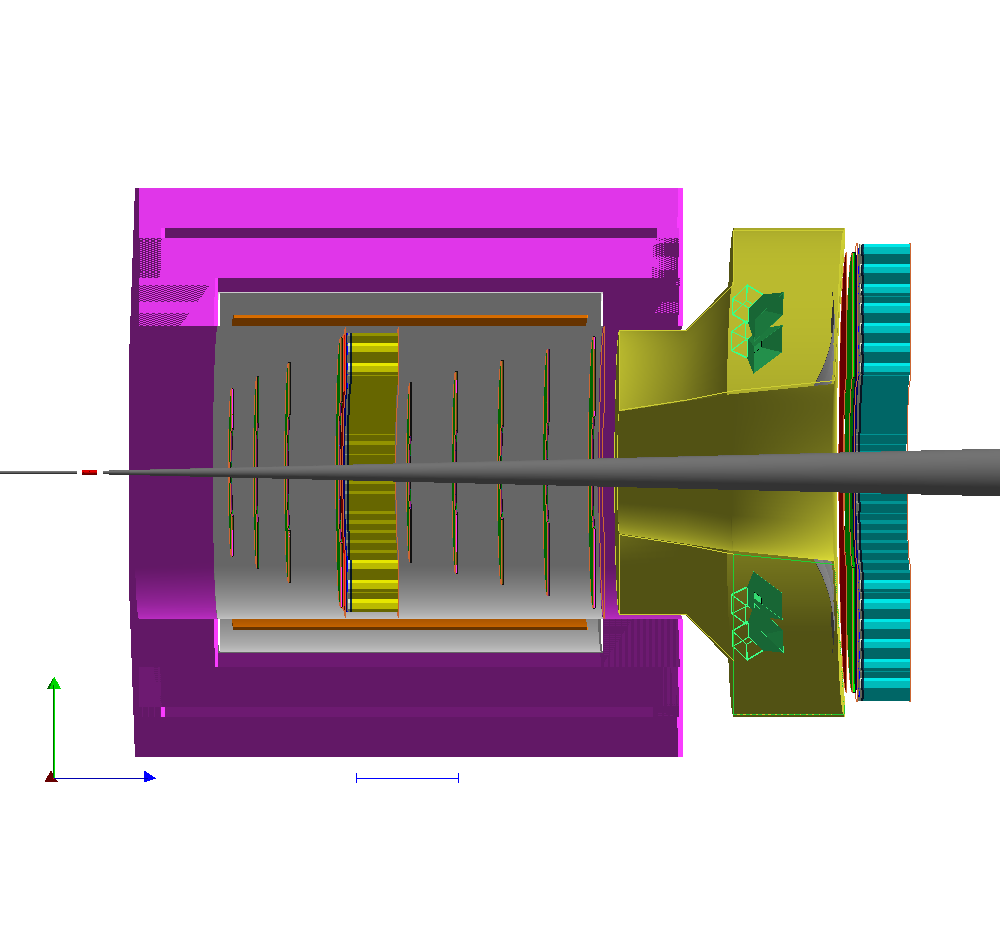
#> input picture script/solid_JPsi_LH2_lite_full.png, 1000 x 945 px
$ python solid_JPsi_LH2_lite_full_outline.py solid_JPsi_LH2_lite_full.png solid_JPsi_LH2_lite_full_outline.png
#> lines starting #> are read from the running program, lines starting #| are printed output that depends on the picture
"""Draw the lite geometry boundaries (from solid_JPsi_LH2_lite_full.md) on the gemc side view.
The pixel scale below is fitted to solid_JPsi_LH2_lite_full.png; refit it for a new picture. Needs matplotlib and PIL.
usage, in this dir: python3 solid_JPsi_LH2_lite_full_outline.py solid_JPsi_LH2_lite_full.png solid_JPsi_LH2_lite_full_outline.png"""
import sys
import matplotlib
matplotlib.use("Agg")
import matplotlib.pyplot as plt
from PIL import Image

src, out = sys.argv[1], sys.argv[2]
im = Image.open(src).convert("RGB")
#> im is the input picture: PIL image 1000x945 RGB; mean R, G, B 193.2, 178.5, 186.1
W, H = im.size
#> W = 1000; H = 945
# pixel calibration from the yoke ends (z +-266.7 cm) and cryostat outer wall (r 176.59 cm) in the picture
sz, z0px = 1.0236, 405.0   # px per cm along z, pixel column of z=0
sr, r0px = 1.019, 472.0    # px per cm along y, pixel row of the beam axis
extent = [(0 - z0px) / sz, (W - z0px) / sz, (r0px - H) / sr, r0px / sr]
#> extent = [-395.7, 581.3, -464.2, 463.2]

fig, ax = plt.subplots(figsize=(13, 12.3), dpi=100)
ax.imshow(im, extent=extent)
ax.set_xlabel("z (cm)"); ax.set_ylabel("y (cm)")
ax.set_xticks(range(-300, 600, 100)); ax.set_yticks(range(-400, 500, 100))
ax.grid(color="0.6", lw=0.4, ls=":")

# (label, z from, z to, r from, r to, color, label z, label r)
boxes = [
    ("GEM LA\nz -176 to -67\nr 43-132",      -176, -67.2,  43, 132,   "tab:red",    -330, 330),
    ("SPD LA + EC LA\nz -66 to -12\nr 78-143", -66.1, -12,  78, 142.6, "tab:orange", -175, 400),
    ("GEM FA\nz -1 to 181\nr 36-133",          -1, 180.8,  36, 133,   "tab:blue",     20, 400),
    ("cryostat\nz -189 to 189\nr 144-177",   -189, 189,   144, 176.59, "tab:green",  -330, 220),
    ("yoke (no endcap), octagon\nz -267 to 267\nr 144-279 (flat), 302 (corner)", -266.7, 266.7, 144, 278.832, "purple", 100, 330),
    ("SPD FA, MRPC\nz 428 to 436\nr 93-216",  427.65, 436.42, 93, 216,  "tab:brown",   380, -300),
    ("EC FA\nz 438 to 490\nr 89-226",          438, 490,   88.9, 226.2, "teal",        480, 330),
]
for text, za, zb, ra, rb, c, tz, tr in boxes:
    ax.add_patch(plt.Rectangle((za, ra), zb - za, rb - ra, fill=False, ec=c, lw=1.6))
    ax.annotate(text, xy=(za, rb if tr > 0 else ra), xytext=(tz, tr), color=c, fontsize=9,
                ha="left", va="center", arrowprops=dict(arrowstyle="-", color=c, lw=0.8),
                bbox=dict(fc="white", ec=c, lw=0.6, alpha=0.9))
    if tr < 0:  # mirror the box below the axis for labels placed there
        ax.add_patch(plt.Rectangle((za, -rb), zb - za, rb - ra, fill=False, ec=c, lw=1.6))
        ax.annotate("", xy=(za, -rb), xytext=(tz, tr), arrowprops=dict(arrowstyle="-", color=c, lw=0.8))

# light gas Cherenkov chamber polycone profile
hz = [205, 270, 316, 317, 317, 416, 426]
rmin = [60, 70, 77, 77, 77, 87, 225]
rmax = [140, 140, 187, 240, 240, 240, 240]
prof_z = hz + hz[::-1] + [hz[0]]
prof_r = rmax + rmin[::-1] + [rmax[0]]
ax.plot(prof_z, prof_r, color="goldenrod", lw=1.8)
ax.annotate("Cherenkov chamber\nz 205 to 426\nr 60-240", xy=(317, 240), xytext=(280, 420), color="goldenrod",
            fontsize=9, ha="left", va="center", arrowprops=dict(arrowstyle="-", color="goldenrod", lw=0.8),
            bbox=dict(fc="white", ec="goldenrod", lw=0.6, alpha=0.9))

# target and beam pipes
ax.add_patch(plt.Rectangle((-322.5, 0), 15, 2, fill=True, color="red"))
ax.annotate("LH2 target\nz -322.5 to -307.5", xy=(-315, 2), xytext=(-390, 120), color="red", fontsize=9,
            arrowprops=dict(arrowstyle="-", color="red", lw=0.8), bbox=dict(fc="white", ec="red", lw=0.6, alpha=0.9))
ax.plot([-302.5, 802.5], [1.8, 29], color="k", lw=1.0)
ax.annotate("exit beam pipe, r 1.8 to 29\nz -302.5 to 802.5", xy=(500, 1.8 + (29 - 1.8) * (802.5 / 1105)),
            xytext=(330, 90), fontsize=9, arrowprops=dict(arrowstyle="-", lw=0.8),
            bbox=dict(fc="white", ec="k", lw=0.6, alpha=0.9))

ax.set_xlim(extent[0], extent[1]); ax.set_ylim(extent[2], extent[3])
ax.set_title("solid_JPsi_LH2_lite_full: boundaries in cm (hall frame, upper half)", fontsize=11)
fig.tight_layout()
fig.savefig(out)
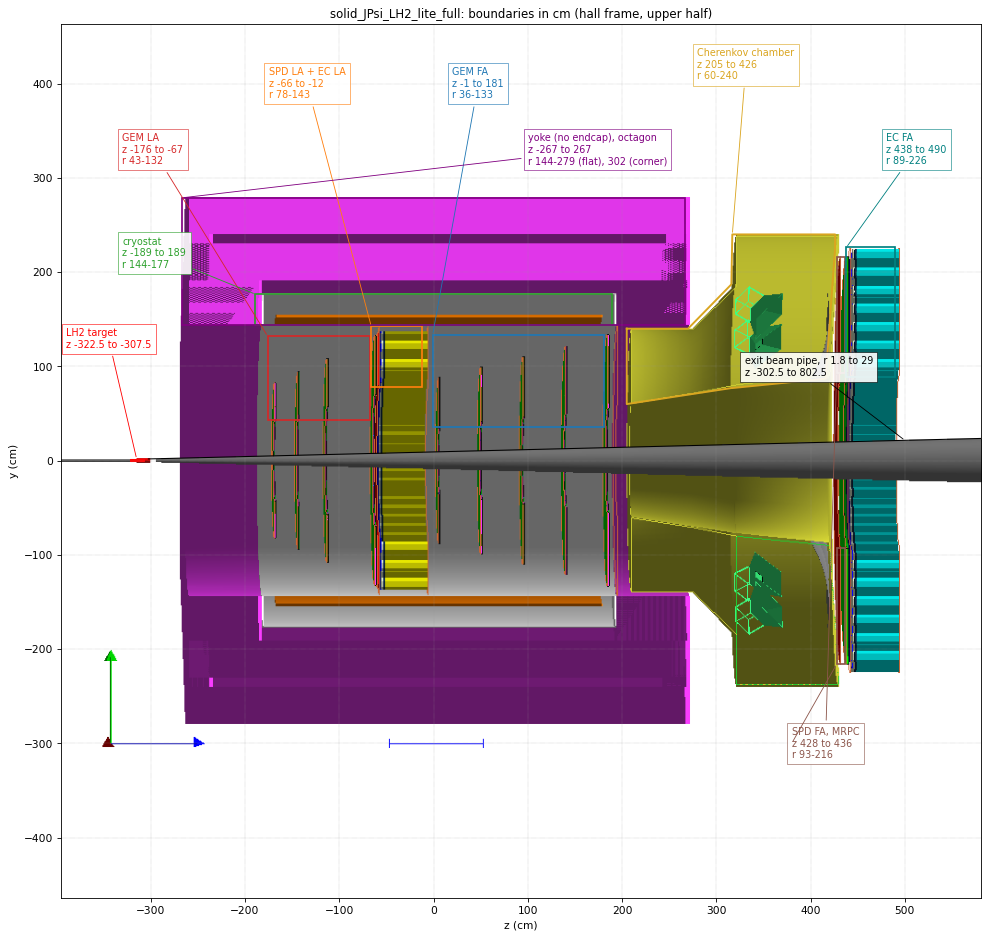
#> figure drawn by matplotlib, 1 panel

$ run again, with script/solid_JPsi_DDVCS_LH2_lite_full.png copied over script/solid_JPsi_LH2_lite_full.png
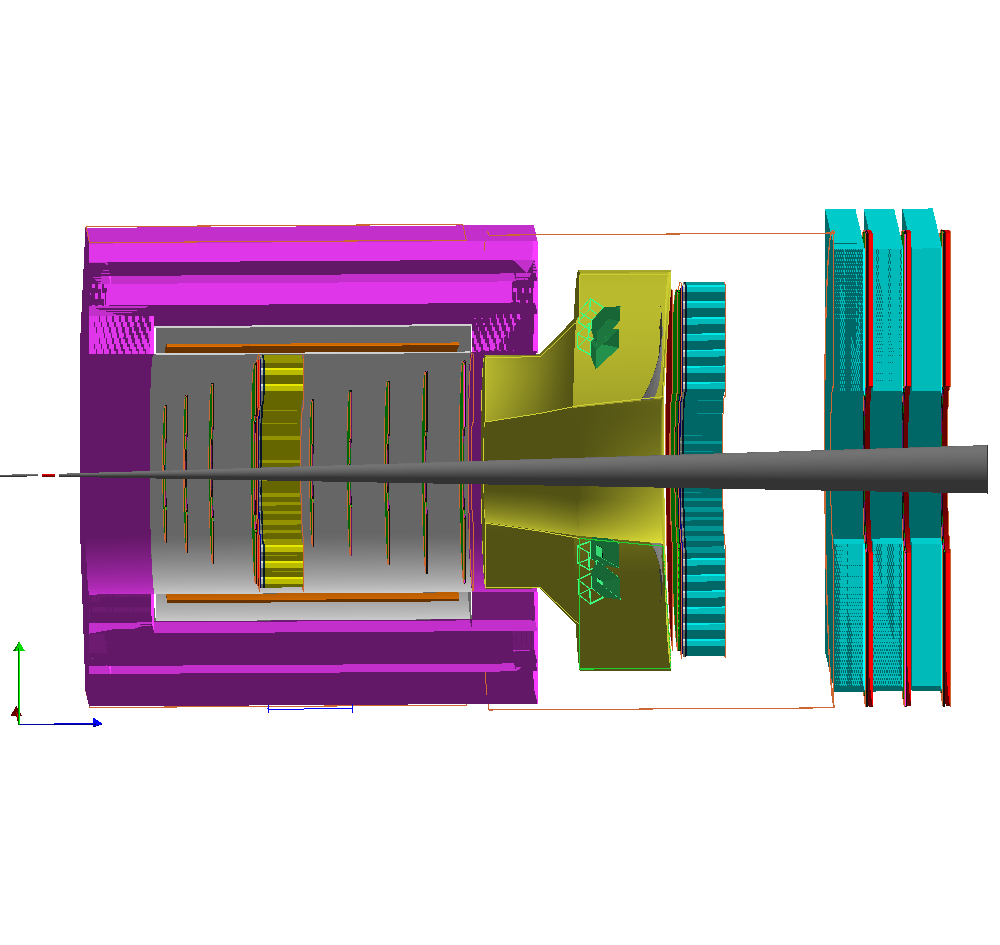
#> input picture script/solid_JPsi_DDVCS_LH2_lite_full.png, 1000 x 945 px
#> im is the input picture: PIL image 1000x945 RGB; mean R, G, B 198.6, 193, 198.6
#> `fig.savefig(out)`:
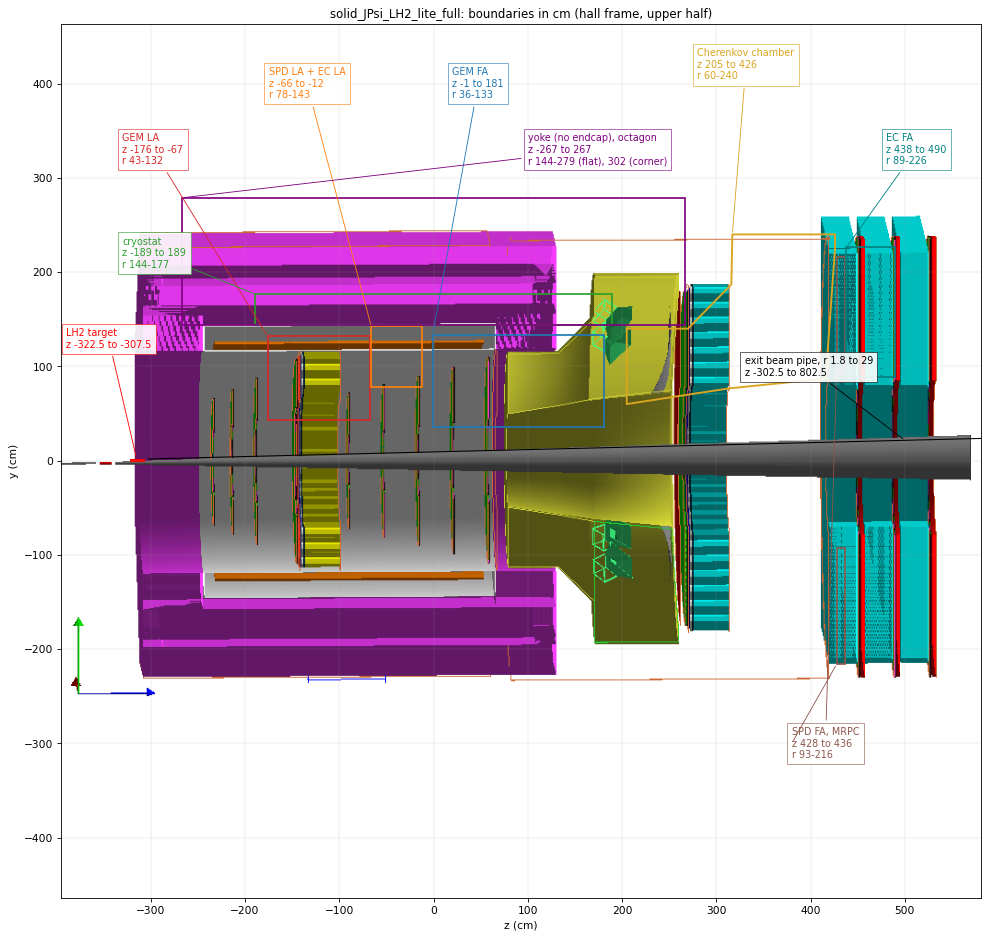
#> figure drawn by matplotlib, 1 panel
